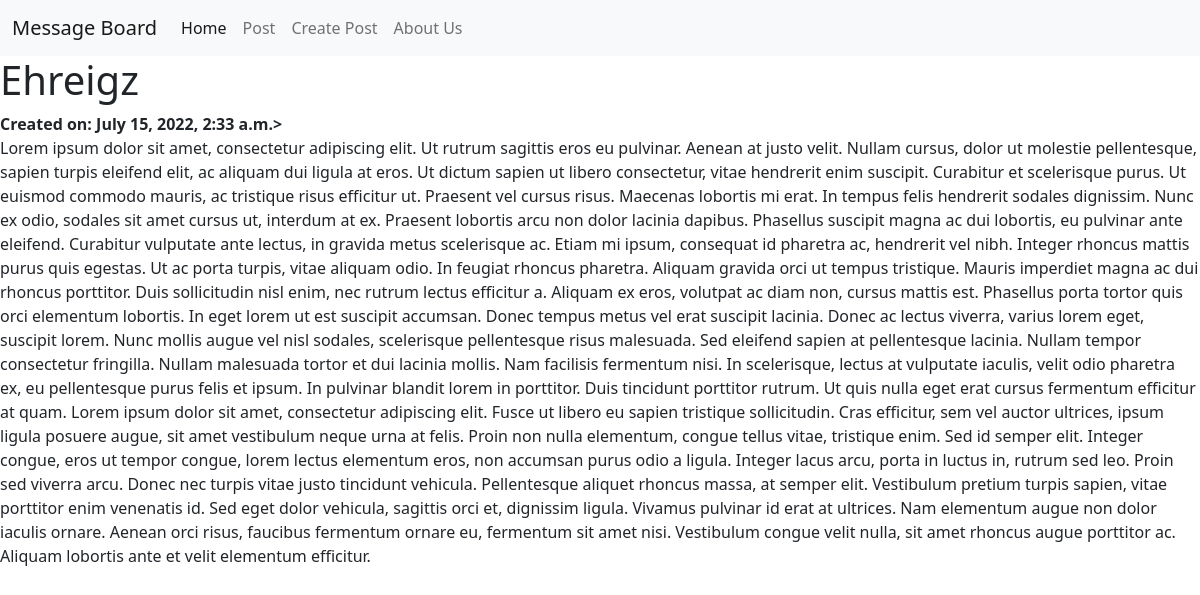
The app's page /posts/1/ with its own data.
### posts/models.py (models this page shows, shortened)
class Post(models.Model):
    title = models.CharField(max_length=256)
    body = models.TextField()
    created_on = models.DateTimeField(auto_now_add=True)

### posts/views.py (the view)
# urls.py: path('<int:pk>/', PostDetailView.as_view(), name='post_detail'),
class PostDetailView(DetailView):
    template_name = "posts/detail.html"
    model = Post

### templates/posts/detail.html (shortened to what this page needs)
{% extends 'base.html' %}
{% block content %}
<h1>{{ post.title }}</h1>
<strong>Created on: {{ post.created_on }}></strong>
<p>{{ post.body}}</p>
{% endblock content %}

### records on screen
Post: title "Ehreigz", created_on "July 15, 2022, 2:33 a.m.", body "Lorem ipsum dolor sit amet, consectetur adipiscing elit. Ut rutrum sagittis eros eu pulvinar. Aenean at justo velit. Nullam cursus, dolor ut molestie pellentesque, sapien turpis eleifend elit, ac aliquam dui ligula at eros. Ut dictum sapien ut libero consectetur, vitae hendrerit enim suscipit. Curabitur et scelerisque purus. Ut euismod commodo mauris, ac tristique risus efficitur ut. Praesent vel cursus risus. Maecenas lobortis mi erat. In tempus felis hendrerit sodales dignissim. Nunc ex odio, sodales sit amet cursus ut, interdum at ex. Praesent lobortis arcu non dolor lacinia dapibus. Phasellus suscipit magna ac dui lobortis, eu pulvinar ante eleifend. Curabitur vulputate ante lectus, in…"
